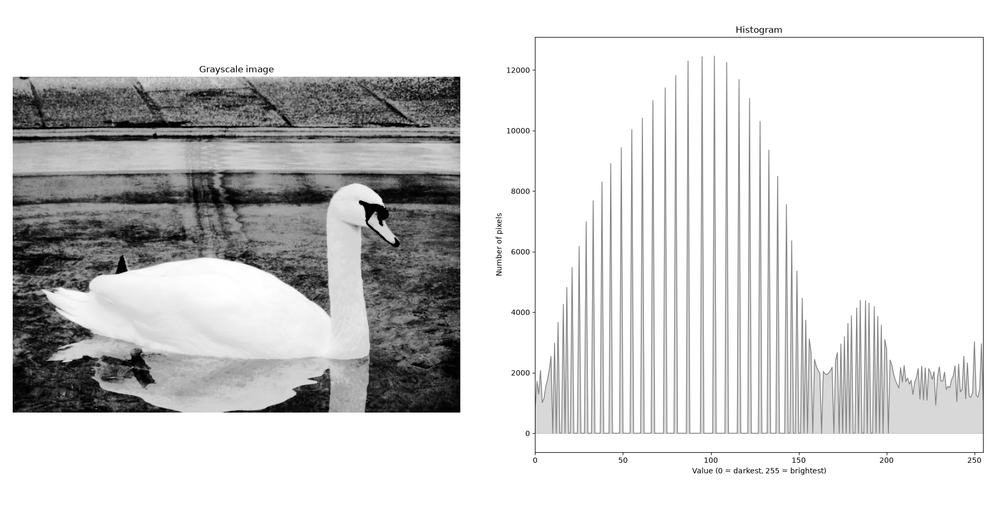
#> input picture src/histogram/histogram-equalize.png, 1000 x 512 px, shrunk from 1890 x 968 before the run
$ python histogram-equalize.py histogram-equalize.png
#> lines starting #> are read from the running program, lines starting #| are printed output that depends on the picture
import sys

import numpy as np
from PIL import Image
import matplotlib.pyplot as plt

def load_image(path):
    image = Image.open(path)

    return np.array(image.convert("L")) # L for grayscale

def calculate_histogram(pixels):
    histogram = [0] * 256

    for value in pixels.flatten():
        histogram[value] += 1

    return histogram


def histogram_equalize(pixels, histogram):
    cdf = np.cumsum(histogram)
    table = np.round(cdf * 255 / sum(histogram)).astype(np.uint8)

    return table[pixels]

def show_histogram(pixels, histogram):
    figure, (image_axis, histogram_axis) = plt.subplots(1, 2, figsize=(12, 5))

    # left side: image
    image_axis.imshow(pixels, cmap="gray", vmin=0, vmax=255)
    image_axis.set_title("Grayscale image")
    image_axis.axis("off")

    x_values = range(256)
    # for label, plot_color
    histogram_axis.fill_between(x_values, histogram, color="gray", alpha=0.3)
    histogram_axis.plot(x_values, histogram, color="gray", linewidth=1)

    histogram_axis.set_title( "Histogram")
    histogram_axis.set_xlabel("Value (0 = darkest, 255 = brightest)")
    histogram_axis.set_ylabel("Number of pixels")
    histogram_axis.set_xlim(0, 255)

    plt.tight_layout()
    plt.show()


def main():
    if len(sys.argv) != 2:
        print("Usage: python histogram.py <image_path>")
        sys.exit(1)

    image_path = sys.argv[1]

    pixels = load_image(image_path)
#> in load_image, image is the input picture: PIL image 1000x512 RGBA; mean R, G, B, A 211.7, 211.7, 211.7, 255
    histogram = calculate_histogram(pixels)
#> after the loop in calculate_histogram, `for value in pixels.flatten():`: histogram = 256 values, max 295062 at index 255, min 365 at index 2, mean 2000

    equalize_pixels = histogram_equalize(pixels, histogram)
#> in histogram_equalize, `cdf = np.cumsum(histogram)`: cdf = 256 values from 931 to 512000
#> in histogram_equalize, `table = np.round(cdf * 255 / sum(histogram)).astype(np.uint8)`: table = 256 values from 0 to 255
#> in histogram_equalize, `return table[pixels]`:
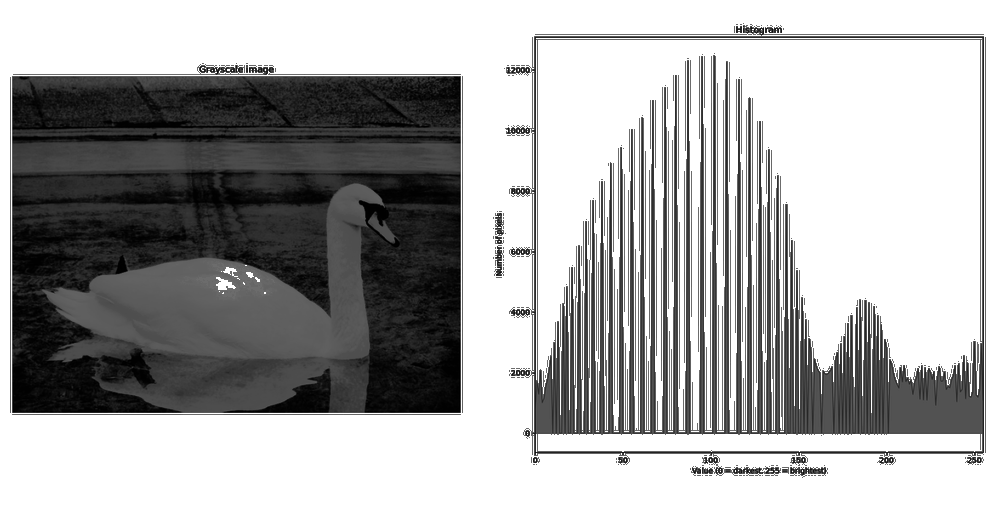
#> returned value: shape (512, 1000); min 0, max 255, mean 170
    equalize_histogram = calculate_histogram(equalize_pixels)
#> equalize_histogram = 256 values, max 295062 at index 255, min 0 at index 81, mean 2000

    height, width = pixels.shape[0], pixels.shape[1]
#> height = 512; width = 1000
    print(f"Image size: {width} x {height} pixels")
#| Image size: 1000 x 512 pixels


    show_histogram(equalize_pixels, equalize_histogram)
#> in show_histogram, `plt.show()`:
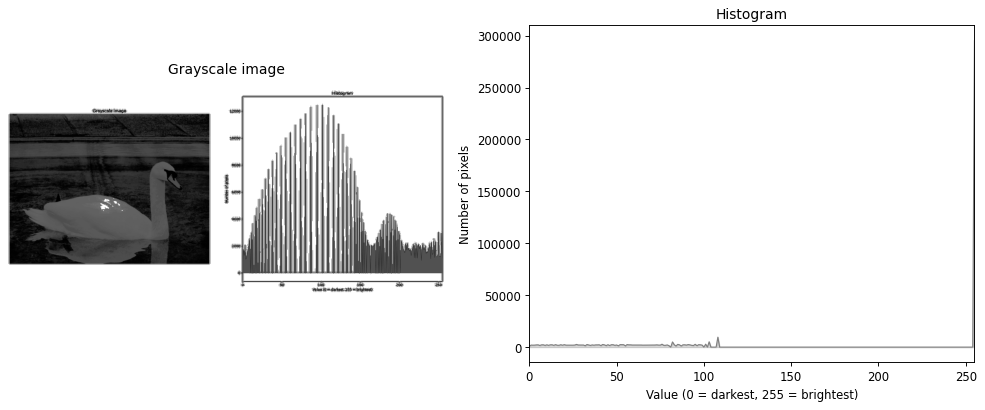
#> figure drawn by matplotlib, 2 panels; panel 2: curve peaks at x = 255, y = 295062


if __name__ == "__main__":
    main()
